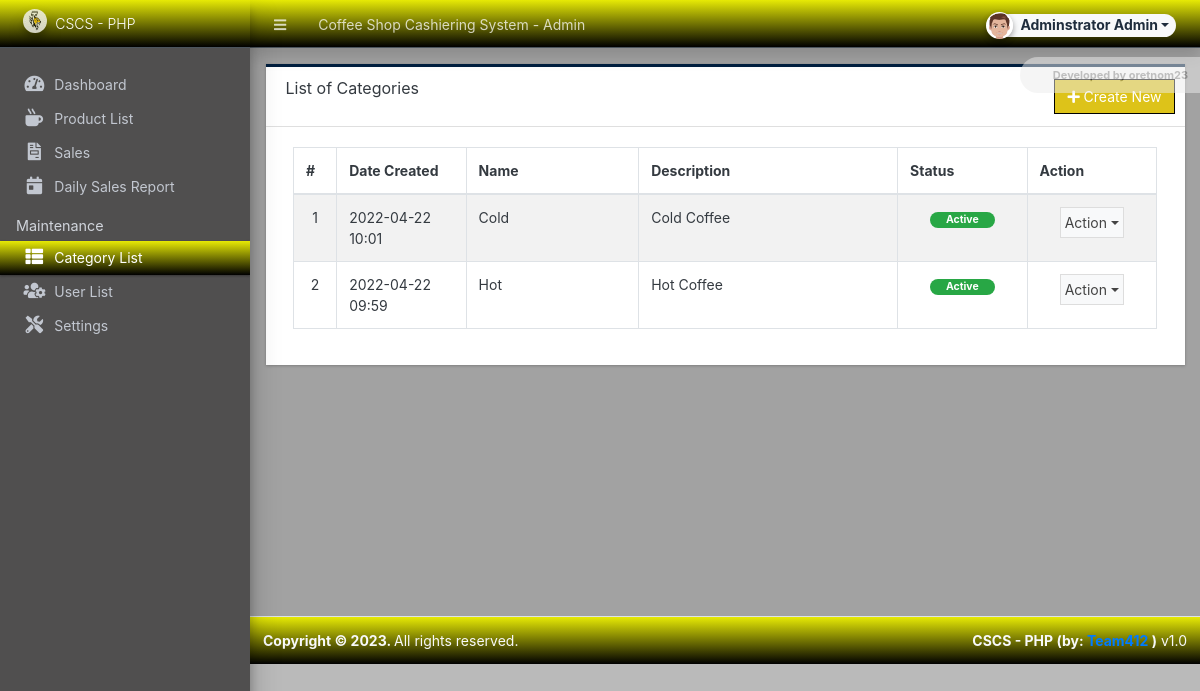
The app's page /admin/?page=categories (signed in) with its own data.
### tables this page shows
CREATE TABLE `category_list` (
  `id` int(30) NOT NULL,
  `name` text NOT NULL,
  `description` text NOT NULL,
  `status` tinyint(1) NOT NULL DEFAULT 1,
  `delete_flag` tinyint(1) NOT NULL DEFAULT 0,
  `date_created` datetime NOT NULL DEFAULT current_timestamp(),
  `date_updated` datetime NOT NULL DEFAULT current_timestamp() ON UPDATE current_timestamp()
);

### admin/categories/index.php (the view, shortened to what this page needs)
<div class="card card-outline rounded-0 card-navy">
	<div class="card-header">
		<h3 class="card-title">List of Categories</h3>
		<div class="card-tools">
			<a href="javascript:void(0)" id="create_new" class="btn btn-flat btn-primary"><span class="fas fa-plus"></span>  Create New</a>
		</div>
	</div>
	<div class="card-body">
        <div class="container-fluid">
			<table class="table table-hover table-striped table-bordered" id="list">
				<colgroup>
					<col width="5%">
					<col width="15%">
					<col width="20%">
					<col width="30%">
					<col width="15%">
					<col width="15%">
				</colgroup>
				<thead>
					<tr>
						<th>#</th>
						<th>Date Created</th>
						<th>Name</th>
						<th>Description</th>
						<th>Status</th>
						<th>Action</th>
					</tr>
				</thead>
				<tbody>
					<?php
					$i = 1;
						$qry = $conn->query("SELECT * from `category_list` where delete_flag = 0 order by `name` asc ");
						while($row = $qry->fetch_assoc()):
					?>
						<tr>
							<td class="text-center"><?php echo $i++; ?></td>
							<td><?php echo date("Y-m-d H:i",strtotime($row['date_created'])) ?></td>
							<td><?php echo $row['name'] ?></td>
							<td><p class="m-0 truncate-1"><?= $row['description'] ?></p></td>
							<td class="text-center">
                                <?php if($row['status'] == 1): ?>
                                    <span class="badge badge-success px-3 rounded-pill">Active</span>
                                <?php else: ?>
                                    <span class="badge badge-danger px-3 rounded-pill">Inactive</span>
                                <?php endif; ?>
                            </td>
							<td align="center">
								 <button type="button" class="btn btn-flat p-1 btn-default btn-sm dropdown-toggle dropdown-icon" data-toggle="dropdown">
				                  		Action
				                  </button>
							</td>
						</tr>
					<?php endwhile; ?>
				</tbody>
			</table>
		</div>
	</div>
</div>

### records on screen
category_list: date_created "2022-04-22 10:01", name "Cold", description "Cold Coffee", status "Active"
category_list: date_created "2022-04-22 09:59", name "Hot", description "Hot Coffee", status "Active"

### other values on screen
$_settings->info('name') "Coffee Shop Cashiering System"
$_settings->userdata('firstname').' '.$_settings->userdata('lastname') "Adminstrator Admin"
$_settings->info('short_name') "CSCS - PHP"
